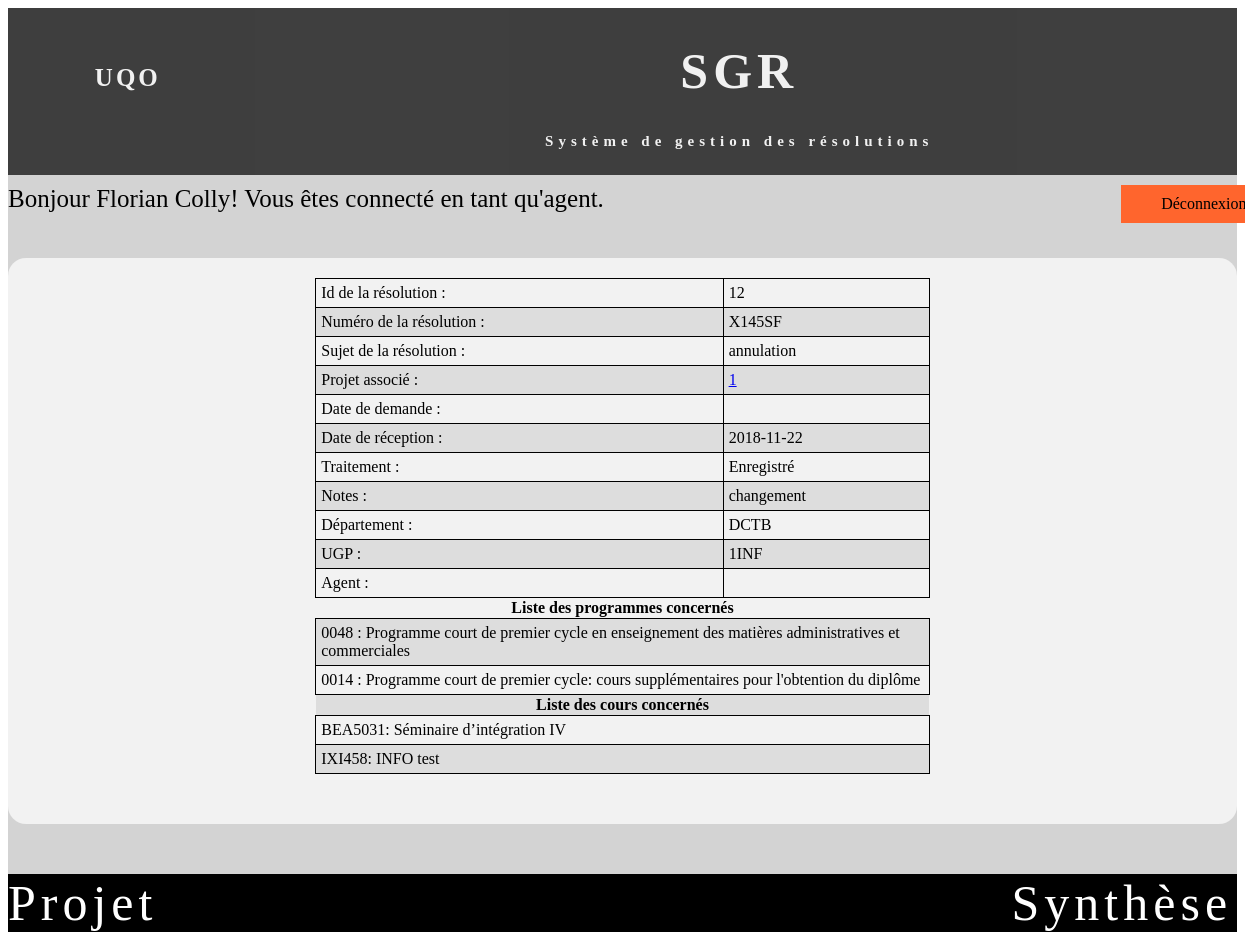
The app's page /index.php?action=resolution&id=12 (signed in) with its own data.
### tables this page shows
CREATE TABLE IF NOT EXISTS `receptionreso` (
  `id` int(5) NOT NULL AUTO_INCREMENT,
  `NumReception` varchar(10) NOT NULL,
  `Sujet` varchar(300) DEFAULT NULL,
  `NumProjet_id` int(11) DEFAULT NULL,
  `DateDemande` date DEFAULT NULL,
  `DateReception` date NOT NULL,
  `Traitement` varchar(60) DEFAULT NULL,
  `Notes` varchar(2000) DEFAULT NULL,
  `Departement_id` varchar(10) DEFAULT NULL,
  `codeUgp_id` varchar(10) DEFAULT NULL,
  `agent_id` varchar(50) DEFAULT NULL,
  PRIMARY KEY (`id`),
  UNIQUE KEY `NumReception` (`id`)
);

CREATE TABLE IF NOT EXISTS `programmes` (
  `CodeProgramme` varchar(20) NOT NULL,
  `NomProgramme` varchar(100) NOT NULL,
  `TypeProgramme` varchar(50) NOT NULL,
  `codeUgp_id` varchar(10) DEFAULT NULL,
  PRIMARY KEY (`CodeProgramme`),
  UNIQUE KEY `CodeProgramme` (`CodeProgramme`),
  UNIQUE KEY `NomProgramme` (`NomProgramme`)
);

CREATE TABLE IF NOT EXISTS `cour` (
  `Sigle` varchar(10) NOT NULL,
  `NomCours` varchar(100) NOT NULL,
  `Cycle` int(2) DEFAULT NULL,
  PRIMARY KEY (`Sigle`),
  UNIQUE KEY `Sigle` (`Sigle`)
);

### controller/controlPublique.php (called while the page is built, shortened)
<?php
class controlPublique {
    private $vue;
    private $modelCour;
    private $modelProg;
    private $modelReceptionReso;
    function __construct() {
        $this->vue = new VuePublique();
        $this->modelCour = new Cour();
        $this->modelProg = new Programme();
        $this->modelReceptionReso = new ReceptionReso();
    }
    public function resolutionComplete() {
        $id = filter_var($_GET["id"], FILTER_SANITIZE_NUMBER_INT);
        $reso = $this->modelReceptionReso->rechercheResoParId($id);
        $programme = $this->modelProg->programmeAssocier($id);
        $cour = $this->modelCour->courAssocier($id);
        $this->vue->afficherUneResolution($reso, $programme, $cour);
    }
}

### model/receptionReso.php (called while the page is built, shortened)
<?php
class ReceptionReso {
    private $id;
    private $num;
    private $sujet;
    private $numProjet_id;
    private $dateReception;
    private $traitement;
    private $notes;
    private $departement_id;
    private $codeUgp_id;
    function creerReceptionReso($i, $n, $s, $np, $dd, $dr, $t, $nt, $d, $c, $a) {
        $reso = new ReceptionReso();
        $reso->id = $i;
        $reso->num = $n;
        $reso->sujet = $s;
        $reso->numProjet_id = $np;
        $reso->dateDemande = $dd;
        $reso->dateReception = $dr;
        $reso->traitement = $t;
        $reso->notes = $nt;
        $reso->departement_id = $d;
        $reso->codeUgp_id = $c;
        $reso->agent_id = $a;
        return ($reso);
    }
    function rechercheResoParId($id) {
        $bdd = new ConnexionBDD();
        $sql = "SELECT * FROM receptionreso WHERE id=$id";
        $result = mysqli_query($bdd->getConnexionBDD(), $sql);
        $reso = new ReceptionReso();
        while ($row = mysqli_fetch_array($result)) {
            $reso = $this->creerReceptionReso($row["id"], $row["NumReception"], $row["Sujet"], $row["NumProjet_id"], $row["DateDemande"], $row["DateReception"], $row["Traitement"], $row["Notes"], $row["Departement_id"], $row["codeUgp_id"], $row["agent_id"]);
        }
        return($reso);
    }
    function getId() {
        return $this->id;
    }
    function getNum() {
        return $this->num;
    }
    function getSujet() {
        return $this->sujet;
    }
    function getNumProjet_id() {
        return $this->numProjet_id;
    }
    function getDateReception() {
        return $this->dateReception;
    }
    function getTraitement() {
        return $this->traitement;
    }
    function getNotes() {
        return $this->notes;
    }
    function getDepartement_id() {
        return $this->departement_id;
    }
    function getCodeUgp_id() {
        return $this->codeUgp_id;
    }
}

### model/connexionBDD.php (called while the page is built, shortened)
<?php
class  ConnexionBDD
{
    private  $con;
    function __construct()
    {
        $this->con = mysqli_connect("localhost","root","","decanat");
        $this->con->set_charset('utf8');
    }
    public function getConnexionBDD() {
     return  $this->con;
   }
}
?>

### model/programme.php (called while the page is built, shortened)
<?php
class Programme {
    private $code;
    private $nom;
    function creerProgramme($c, $n, $t, $u) {
        $prog = new Programme();
        $prog->code = $c;
        $prog->nom = $n;
        $prog->type = $t;
        $prog->ugp = $u;
        return ($prog);
    }
    function chercherUnProgramme($id) {
        $bdd = new ConnexionBDD();
        $sql = "SELECT * FROM programmes WHERE codeProgramme='$id'";
        $result = mysqli_query($bdd->getConnexionBDD(), $sql);
        $prog = null;
        while ($row = mysqli_fetch_array($result)) {
            $prog = $this->creerProgramme($row["CodeProgramme"], $row["NomProgramme"], $row["TypeProgramme"], $row["codeUgp_id"]);
        }
        return($prog);
    }
    function programmeAssocier($id) {
        $bdd = new ConnexionBDD();
        $sql = "SELECT * FROM programme_receptionreso WHERE receptionReso_id = $id";
        $result = mysqli_query($bdd->getConnexionBDD(), $sql);
        $allProg = array();
        while ($row = mysqli_fetch_array($result)) {
            $prog = $this->chercherUnProgramme($row["programme_id"]);
            array_push($allProg, $prog);
        }
        return($allProg);
    }
    function getCode() {
        return $this->code;
    }
    function getNom() {
        return $this->nom;
    }
}

### model/cour.php (called while the page is built, shortened)
<?php
class Cour {
    private $sigle;
    private $nom;
    function creerCour($s, $n, $c) {
        $cour = new Cour();
        $cour->sigle = $s;
        $cour->nom = $n;
        $cour->cycle = $c;
        return ($cour);
    }
    function chercherUnCour($id) {
        $bdd = new ConnexionBDD();
        $sql = "SELECT * FROM cour WHERE Sigle='$id'";
        $result = mysqli_query($bdd->getConnexionBDD(), $sql);
        $cour = null;
        while ($row = mysqli_fetch_array($result)) {
            $cour = $this->creerCour($row["Sigle"], $row["NomCours"], $row["Cycle"]);
        }
        return($cour);
    }
    function courAssocier($id) {
        $bdd = new ConnexionBDD();
        $sql = "SELECT * FROM cour_receptionreso WHERE receptionReso_id = $id";
        $result = mysqli_query($bdd->getConnexionBDD(), $sql);
        $allCour = array();
        while ($row = mysqli_fetch_array($result)) {
            $cour = $this->chercherUnCour($row["cour_id"]);
            array_push($allCour, $cour);
        }
        return($allCour);
    }
    function getSigle() {
        return $this->sigle;
    }
    function getNom() {
        return $this->nom;
    }
}

### view/vuePublique.php (the view, shortened to what this page needs)
<?php
class VuePublique {
    public function afficherUneResolution($reso, $programme, $cour) {
        echo('<div id="divconsult" class="resolution">
        <center>
        <table class="table3">
                <tr>
                  <td>Id de la résolution :</td>
                   <td>' . $reso->getId() . '</td>
                  </tr>
                <tr>
                <td>Numéro de la résolution :</td>
                <td>' . $reso->getNum() . '</td>
                </tr>
                <tr>
                <td>Sujet de la résolution :</td>
                <td>' . $reso->getSujet() . '</td>
                </tr>
                <tr>
                <td>Projet associé :</td>
                <td> <a href="index.php?action=projet&id=' . $reso->getNumProjet_id() . '"> ' . $reso->getNumProjet_id() . '</a></td>
                </tr>
                <tr>
                <td>Date de demande :</td>
                <td>' . $reso->getDateDemande() . '</td>
                </tr>
                <tr>
                <td>Date de réception :</td>
                <td>' . $reso->getDateReception() . '</td>
                </tr>
                <tr>
                <td>Traitement :</td>
                <td>' . $reso->getTraitement() . '</td>
                </tr>
                <tr>
                <td>Notes :</td>  <td>' . $reso->getNotes() . '</td>
                </tr>
                <tr>
                <td>Département :</td>    <td>' . $reso->getDepartement_id() . '</td>
                </tr>
                <tr>
                <td>UGP :</td>    <td>' . $reso->getCodeUgp_id() . '</td>
                </tr>
                <tr>
                <td>Agent :</td>  <td>' . $reso->getAgent_id() . '</td>
                </tr>
</table>
</center>
<center>
<table class="table3">
                <tr>
                <th>Liste des programmes concernés </th>
                </tr>
                ');
        foreach ($programme as $value) {
            echo('<tr>
                  <td>' . $value->getCode() . ' :  ' . $value->getNom() . '</td>
                  </tr>');
        }
        echo('
                <tr>
                <th> Liste des cours concernés </th>
                 </tr>');
        foreach ($cour as $value) {
            echo('<tr>
                  <td>' . $value->getSigle() . ':  ' . $value->getNom() . '</td>
                  </tr>');
        }
        echo('</table></center></div>');
    }
}

### css/stylesheet.css (style rules this page uses)
html, body { height: 100%; }
#divconsult { height: 70%; margin-top: 35px; margin-bottom: 50px; padding-top: 20px; padding-bottom: 50px; border-radius: 18px; background-color: #f2f2f2; text-align: center; }
.table3 { width: 50%; border-collapse: collapse; }
.table3 td { text-align: left; padding: 5px; border: 1px solid black; }
.table3 tr:nth-child(even) { background-color: #dddddd; }

### records on screen
receptionreso: id "12", NumReception "X145SF", Sujet "annulation", NumProjet "1", DateReception "2018-11-22", Traitement "Enregistré", Notes "changement", Departement "DCTB", codeUgp "1INF"
programmes: CodeProgramme "0048", NomProgramme "Programme court de premier cycle en enseignement des matières administratives et commerciales"
programmes: CodeProgramme "0014", NomProgramme "Programme court de premier cycle: cours supplémentaires pour l'obtention du diplôme"
cour: Sigle "BEA5031", NomCours "Séminaire d’intégration IV"
cour: Sigle "IXI458", NomCours "INFO test"

### other values on screen
$_SESSION["prenom"] "Florian"
$_SESSION["nom"] "Colly"
